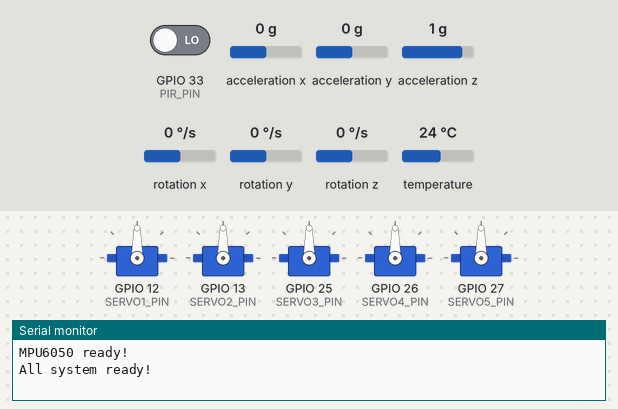
The sketch below on a simulated ESP32. Shown: 5 × servo, the last lines printed to the serial monitor. Inputs (shaded band) come from the test bench; at power-on: GPIO 33 (PIR_PIN) LOW, rotation x 0 °/s, rotation y 0 °/s, rotation z 0 °/s, acceleration x 0 g, acceleration y 0 g, acceleration z 1 g, temperature 24 °C.

Above: at 1.2 s.
1.3 s: GPIO 33 (PIR_PIN) driven HIGH
At 1.55 s:
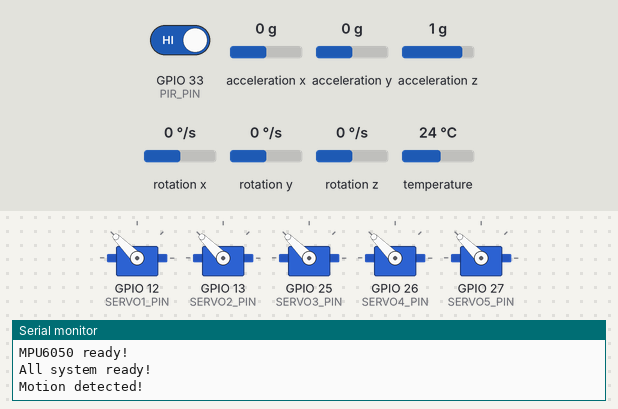
4.3 s: GPIO 33 (PIR_PIN) driven LOW
At 4.3 s:
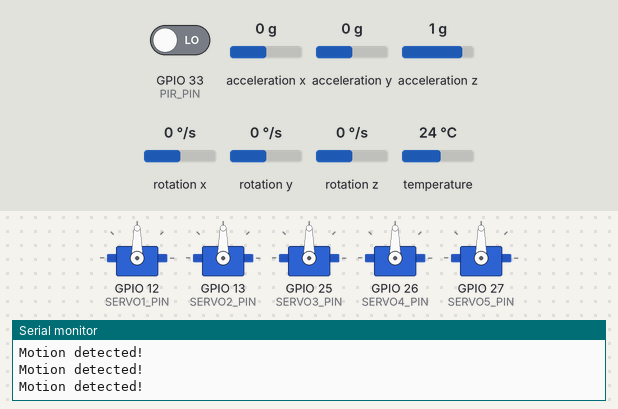
5.8 s: rotation x set to -192 °/s
At 7.0 s:
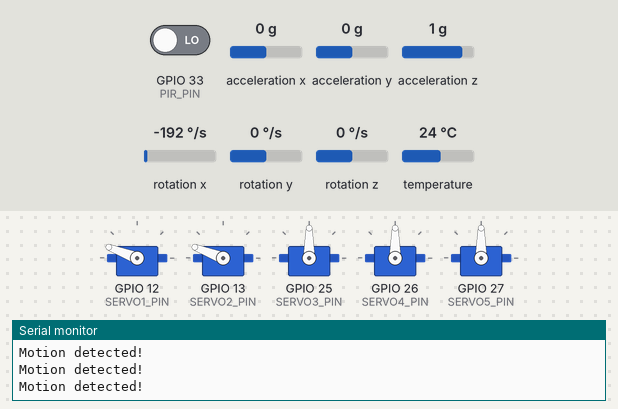
7.3 s: rotation y set to -192 °/s
At 8.4 s:
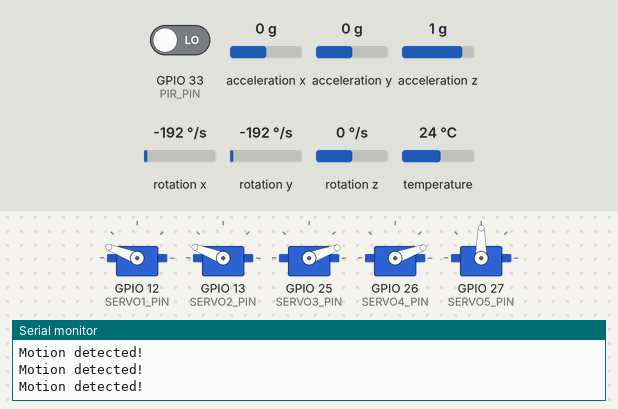
8.8 s: rotation z set to -192 °/s
At 9.5 s:
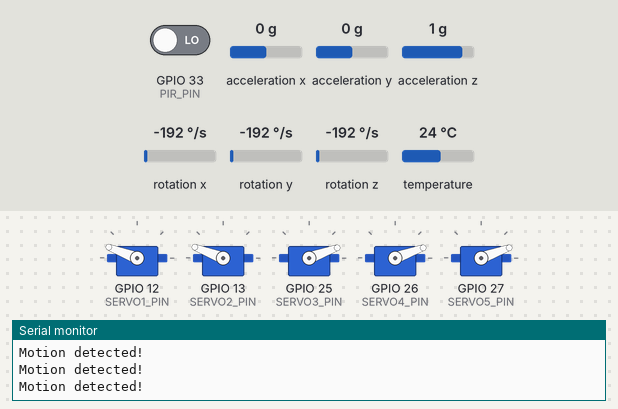
11.3 s: rotation x set to -100 °/s
At 12.6 s:
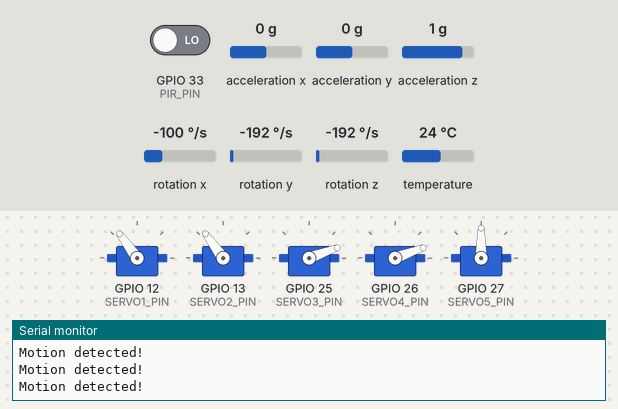
Timing chart, 0 to 13.8 s (numbered marks = the images above; inputs shaded):
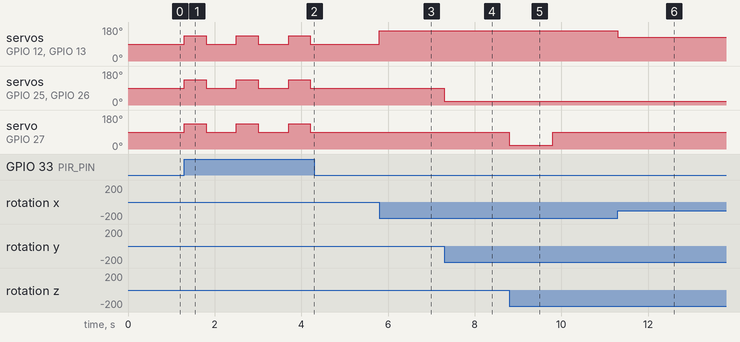

The sketch:

sketch.ino
```cpp
#include <ESP32Servo.h>
#include <Adafruit_MPU6050.h>
#include <Adafruit_Sensor.h>
#include <Wire.h>

// Pin servo
#define SERVO1_PIN 12
#define SERVO2_PIN 13
#define SERVO3_PIN 25
#define SERVO4_PIN 26
#define SERVO5_PIN 27
// Range rotation
#define RANGE_ROTATION 250

// Pin PIR
#define PIR_PIN 33

Servo servo1;
Servo servo2;
Servo servo3;
Servo servo4;
Servo servo5;

Adafruit_MPU6050 mpu;

// set semua servo ke sudut deg
void setAllServos(int deg) {
servo1.write(deg);
servo2.write(deg);
servo3.write(deg);
servo4.write(deg);
servo5.write(deg);
}

// map manual bertipe float, tanpa ke long
float mapFloat(float x, float in_min, float in_max, float out_min, float out_max) {
return (x - in_min) * (out_max - out_min) / (in_max - in_min) + out_min;
}

void setup() {
// init Serial Monitor
Serial.begin(115200);
// init MPU I2C
Wire.begin();
// cek koneksi MPU6050
while (!mpu.begin()) {
    Serial.println("MPU6050 not connected!");
    delay(1000);
}
Serial.println("MPU6050 ready!");

// set PIR input
pinMode(PIR_PIN, INPUT);
// set max gyro range (-250 sampe 250 deg/s)
mpu.setGyroRange(MPU6050_RANGE_250_DEG);

// Connect servo
servo1.attach(SERVO1_PIN);
servo2.attach(SERVO2_PIN);
servo3.attach(SERVO3_PIN);
servo4.attach(SERVO4_PIN);
servo5.attach(SERVO5_PIN);

// posisi default servo
setAllServos(90);
Serial.println("All system ready!");
}

// nilai yaw awal
int yawNow = 0;
void loop() {

sensors_event_t acc;
sensors_event_t gyro;
sensors_event_t temp;

// get data dari MPU6050
mpu.getEvent(&acc,&gyro,&temp);

// PIR cek motion
if (digitalRead(PIR_PIN) == HIGH) {
// kalau kedeteksi
Serial.println("Motion detected!");
// set semua servo ke posisi 135(bebas)
setAllServos(135);
delay(500);
// balik ke posisi default
setAllServos(90);
delay(700);
} else {
// mengubah data gyro jadi value untuk muter servo
// input gyro dalam rad/s, jadi RANGE_ROTATION deg/s di conevert ke rad/s ((RANGE_ROTATION*PI/180)).
// value servo nya di mapping dari (-RANGE_ROTATION*PI/180) sampai (RANGE_ROTATION*PI/180) biar jadi -90 sampai 90 deg
int roll = (int)mapFloat((double)gyro.gyro.x, -(RANGE_ROTATION*PI/180), (RANGE_ROTATION*PI/180), 180, 0);
int pitch = (int)mapFloat((double)gyro.gyro.y, -(RANGE_ROTATION*PI/180), (RANGE_ROTATION*PI/180), 0, 180);
int yaw = (int)mapFloat((double)gyro.gyro.z, -(RANGE_ROTATION*PI/180), (RANGE_ROTATION*PI/180), 0, 180);
// servo 1 dan 2 berputar sesuai roll
servo1.write(roll);
servo2.write(roll);
// servo 3 dan 4 berputar sesuai pitch
servo3.write(pitch);
servo4.write(pitch);

// servo 5 berputar sesuai yaw dengan tambahan delay 1 detik lalu balik ke posisi default
if (gyro.gyro.z != 0){
    // cek kalau yaw berubah maka servo 5 berputar, kalau ga ini di skip
    if (yawNow != yaw){
    servo5.write(yaw);
    delay(1000);
    servo5.write(90);
    yawNow = yaw;
    }
}
}
}
```

Measured:
- after the input at 1.3 s, servo on GPIO 12 (SERVO1_PIN), servo on GPIO 13 (SERVO2_PIN), servo on GPIO 25 (SERVO3_PIN), servo on GPIO 26 (SERVO4_PIN), servo on GPIO 27 (SERVO5_PIN): alternates 135° for 0.50 s and 90° for 0.70 s, starting at once
- after the input at 4.3 s, servo on GPIO 12 (SERVO1_PIN), servo on GPIO 13 (SERVO2_PIN), servo on GPIO 25 (SERVO3_PIN), servo on GPIO 26 (SERVO4_PIN), servo on GPIO 27 (SERVO5_PIN): stays 90° (without the input it goes to 135° after 0.61 s)
- after the input at 5.8 s, servo on GPIO 12 (SERVO1_PIN), servo on GPIO 13 (SERVO2_PIN): 90° → 159° at once
- after the input at 7.3 s, servo on GPIO 25 (SERVO3_PIN), servo on GPIO 26 (SERVO4_PIN): 90° → 20° at once
- after the input at 8.8 s, servo on GPIO 27 (SERVO5_PIN): 90° → 20° at once, → 90° 1.0 s later
- after the input at 11.3 s, servo on GPIO 12 (SERVO1_PIN), servo on GPIO 13 (SERVO2_PIN): 159° → 126° at once
